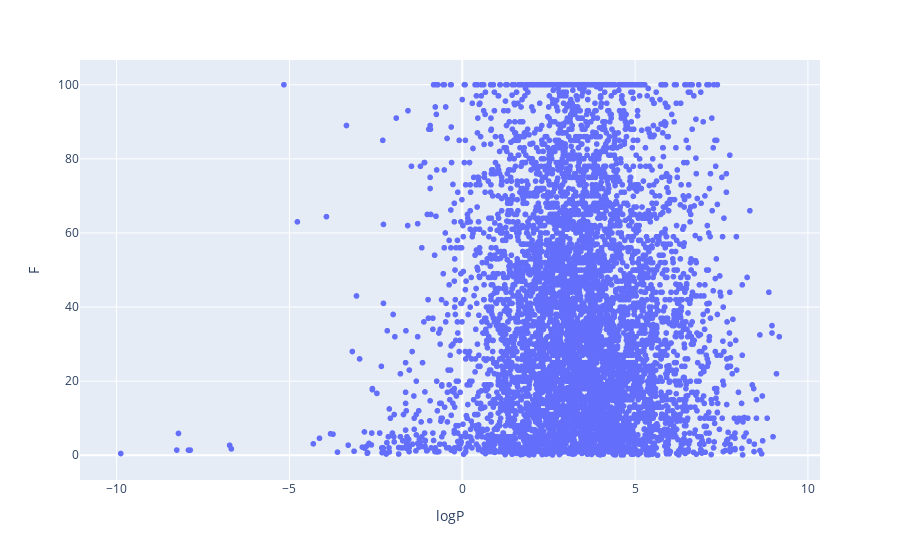

Write notebook code for a chart like this one.
### Code cell
df.sort_values(by=['logP'])
fig = px.scatter(df, x="logP", y="F")
fig.show()

### Figure 1 — Plotly figure (JSON) as saved in the notebook; plotly's stock layout.template omitted (floating-point values rounded to 4 significant figures; data arrays with more than 128 entries replaced by an {"elided": "..."} marker saying what was removed)
{"data": [{"hovertemplate": "logP=%{x}<br>F=%{y}<extra></extra>", "legendgroup": "", "marker": {"color": "#636efa", "symbol": "circle"}, "mode": "markers", "name": "", "showlegend": false, "type": "scattergl", "x": {"elided": "6214 float values"}, "xaxis": "x", "y": {"elided": "6214 float values"}, "yaxis": "y"}], "layout": {"legend": {"tracegroupgap": 0}, "margin": {"t": 60}, "xaxis": {"anchor": "y", "domain": [0, 1], "title": {"text": "logP"}}, "yaxis": {"anchor": "x", "domain": [0, 1], "title": {"text": "F"}}}}
